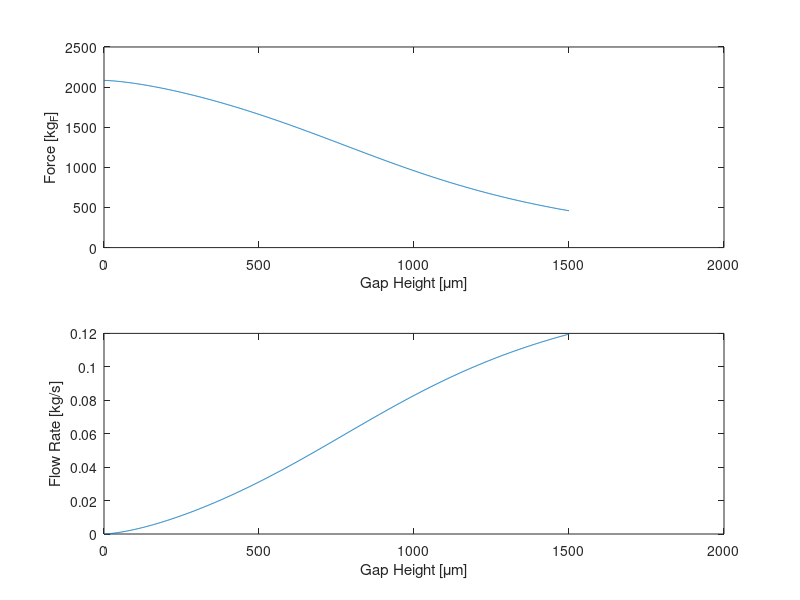
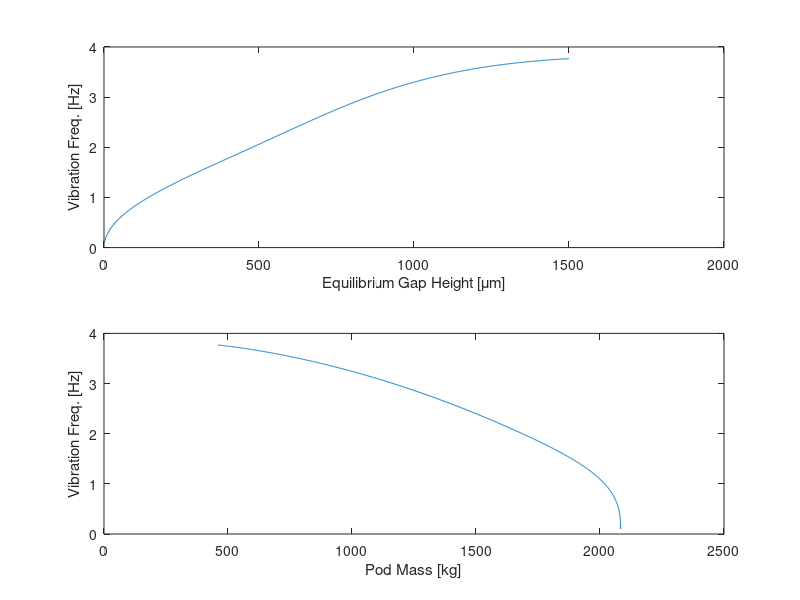

Reproduce these figures in MATLAB, in order.
% Simulates a pair of long, rectangular airskates

% Skate parameters
k = 8e-8*(2.54e-2)^2;		% Air permeability [m^2]
D = 0.187*2.54e-2;			% Thickness of porous layer [m]
P0 = 11e3;					% Internal pressure of the skate [Pa]
n = 2;						% Number of skates
W = 0.3048;					% Skate width [m]
L = 10*0.3048;				% Skate length [m]
T = 400;					% Nominal temperature of air through skate [K]

% Independent variable - Gap height
H = linspace(0,1500e-6,1e3); % Gap height [m]

% Other system parameters
P_supp = 2.1e3;				% Pressure of supply air to skate compressor [Pa]
T_supp = 300;				% Temperature of supply air to skate compressor [K]
P_tube = 99;				% Tube pressure [Pa]
m_pod = [500 1000 1500];	% Pod mass [kg]

% Physical constants
M_air = 28.97e-3;			% Molecular weight of air [kg/mol]
R = 8.3144598;				% Molar gas constant [J/K*mol]
g = 9.81;					% Acceleration of gravity [m/s^2]
c = 343;					% Speed of sound [m/s]

% Intermediate calculations
mu = 0.01827e-3*(291.15+120)/(T+120)... % Viscosity of air [Pa*s]
	*(T/291.15)^(1.5);
alpha =	sqrt(12*k./(H.^3*D));	% Dimensionless parameter "alpha"
A = n*L*W;						% Total skate area [m^2]

% Force as a function of gap height [N]
F = n*L*P0*(W-2./alpha.*tanh(alpha.*W/2));

% Flow rate as a function of gap height [kg/s]
m_flow = (P0*M_air/(R*T))*...
	W*P0*alpha./(2*mu).*tanh(alpha*W/2).*H.^3.*(1/2-1/3).*(2*(W+L));

% Derivative of force as a function of gap height [N/m]
F_H = n*L*P0*(2./alpha.^2.*tanh(alpha.*W/2) ...
			  - W./alpha.*sech(alpha.*W/2).^2) ...
	  .*alpha.*(-3/2).*(1./sqrt(H));

% Calculate frequency of oscillation
m_pod_H = F/g;		% Mass as a function of equilibrium ride height [kg]
freq_H = 1/(2*pi).*sqrt(-(1./m_pod_H).*F_H); % Frequency of oscillation as
											 % a function of height [Hz]

% Plot carrying force vs gap height
figure(1)
subplot(2,1,1)
plot(H*1e6,F/g)
ylabel('Force [kg_F]')
xlabel('Gap Height [\mum]')

% Plot airflow as a function of gap height
subplot(2,1,2)
plot(H*1e6,m_flow)
ylabel('Flow Rate [kg/s]')
xlabel('Gap Height [\mum]')

% Plot vibration frequency as a function of equilibrium gap height
figure(2)
subplot(2,1,1)
plot(H*1e6,freq_H)
ylabel('Vibration Freq. [Hz]')
xlabel('Equilibrium Gap Height [\mum]')

% Plot vibration frequency as a function of pod mass
subplot(2,1,2)
plot(m_pod_H,freq_H)
ylabel('Vibration Freq. [Hz]')
xlabel('Pod Mass [kg]')

% Determine temperature of the uncooled air based on isentropic compression
V1 = 1;
V2 = (P_supp/P0)^(1/1.4);
T_uncooled = P0*V2/(P_supp*V1/T);	% Uncooled air temperature [K]

fprintf('%i skates at %g m^2 per skate\n',n,pi*R^2)
fprintf('Total skate area: %g m^2\n',A)
fprintf('Uncooled air temperature: %g K\n',T_uncooled)